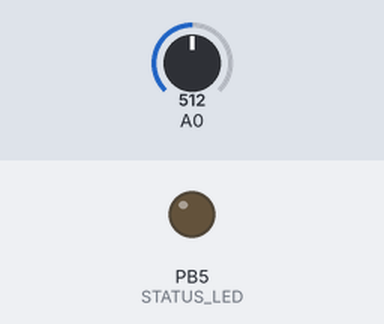
Recording of a sketch running on a simulated ATtiny85, built with avr-gcc and run on an emulated ATtiny85. Parts: output pins drawn as LEDs (lit = HIGH). The test bench sets the inputs (shaded band); at power-on: A0 = 512.

Above: at 1.2 s.
1.3 s: A0 set to 817
2.8 s: A0 set to 847
At 3.5 s:
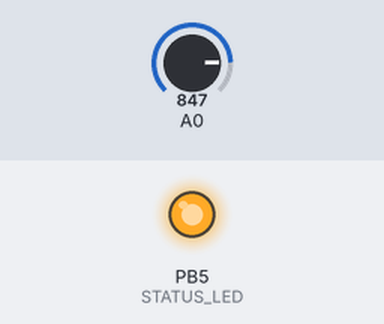
4.3 s: A0 set to 716
At 4.7 s:
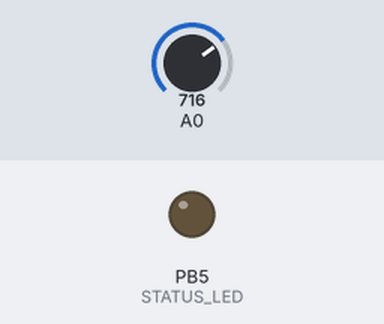
5.8 s: A0 set to 900
At 7.0 s:
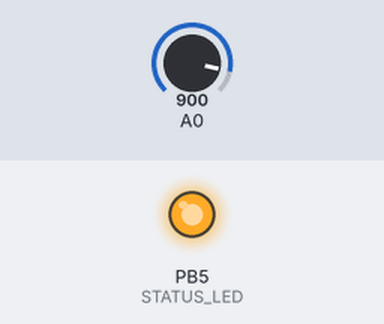
Timing chart, 0 to 8.3 s (numbered marks = the images above; inputs shaded):
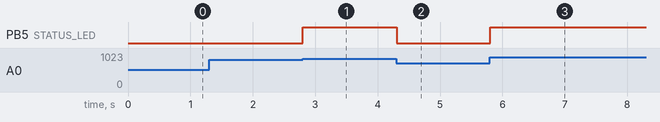

Measured:
- the behaviour switches between 829 and 830 on A0 (found by bisection; images 0 and 1)
- after the input at 1.3 s, every drawn part: stays the same
- after the input at 2.8 s, PB5 (STATUS_LED): LOW → HIGH at once
- after the input at 4.3 s, PB5 (STATUS_LED): HIGH → LOW at once
- after the input at 5.8 s, PB5 (STATUS_LED): LOW → HIGH at once

The sketch:

bms.ino
```cpp
#include <SPI.h>
#include <stdlib.h>

#define STATUS_LED 5
#define WARNING_LED 7

#define CUTOFF 3.1
#define SIGNAL 3.05

char buff[10];


void setup() {
//  Serial.begin(115200);
  pinMode(A0, INPUT);
  pinMode(STATUS_LED, OUTPUT);
  pinMode(WARNING_LED, OUTPUT);
}

void loop() {

  // read normal Arduino value

  int in0 = analogRead(A0);
  float val0 = in0 * 5.0 / 1024.0;

  // read correct supply voltage

  float supply = readVcc() / 1000.0;
  float val0Corrected = supply / 5 * val0;

  int brightness = map(val0Corrected*1000,CUTOFF*1000,supply*1000,0,255);
  brightness = brightness < 0 ? 0 : brightness;

  analogWrite(STATUS_LED,brightness);

  if(val0Corrected < SIGNAL){
    digitalWrite(WARNING_LED,HIGH);
//    Serial.println("Writing WARNING");
//    delay(1000);
  } else {
    digitalWrite(WARNING_LED,LOW);
  }
//
//  Serial.print("in0: ");
//  Serial.print(in0);
//  Serial.print(", val0: ");
//  Serial.print(val0);
//  Serial.print(", supply: ");
//  Serial.print(supply);
//  Serial.print(", corrected: ");
//  Serial.print(val0Corrected);
//  Serial.print(", brightness: ");
//  Serial.println(brightness);
}


long readVcc() {
  long result;
  // Read 1.1V reference against AVcc
#if defined(__AVR_ATmega32U4__) || defined(__AVR_ATmega1280__) || defined(__AVR_ATmega2560__)
  ADMUX = _BV(REFS0) | _BV(MUX4) | _BV(MUX3) | _BV(MUX2) | _BV(MUX1);
#elif defined (__AVR_ATtiny24__) || defined(__AVR_ATtiny44__) || defined(__AVR_ATtiny84__)
  ADMUX = _BV(MUX5) | _BV(MUX0);
#elif defined (__AVR_ATtiny25__) || defined(__AVR_ATtiny45__) || defined(__AVR_ATtiny85__)
  ADMUX = _BV(MUX3) | _BV(MUX2);
#else
  ADMUX = _BV(REFS0) | _BV(MUX3) | _BV(MUX2) | _BV(MUX1);
#endif
  delay(2); // Wait for Vref to settle
  ADCSRA |= _BV(ADSC); // Convert
  while (bit_is_set(ADCSRA, ADSC));
  result = ADCL;
  result |= ADCH << 8;
  result = 1126400L / result; // Calculate Vcc (in mV); 1126400 = 1.1*1024*1000
  return result;
}
```
